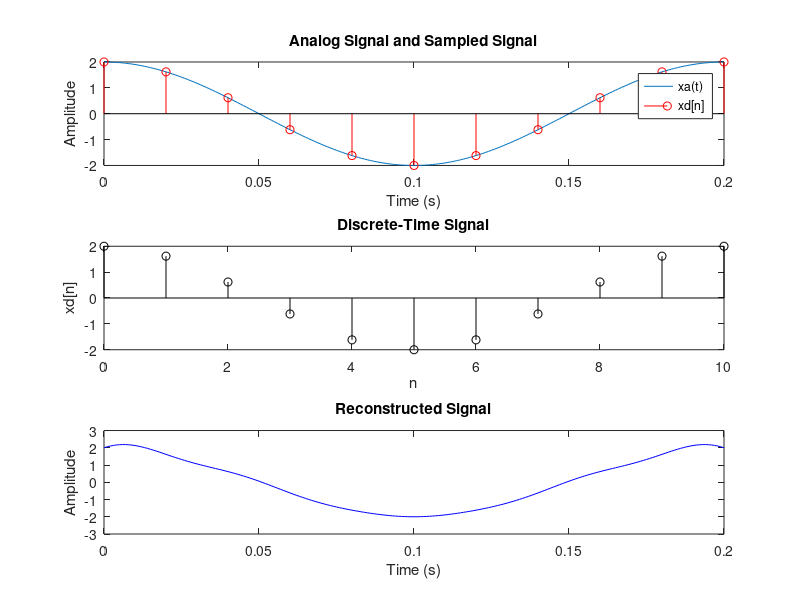
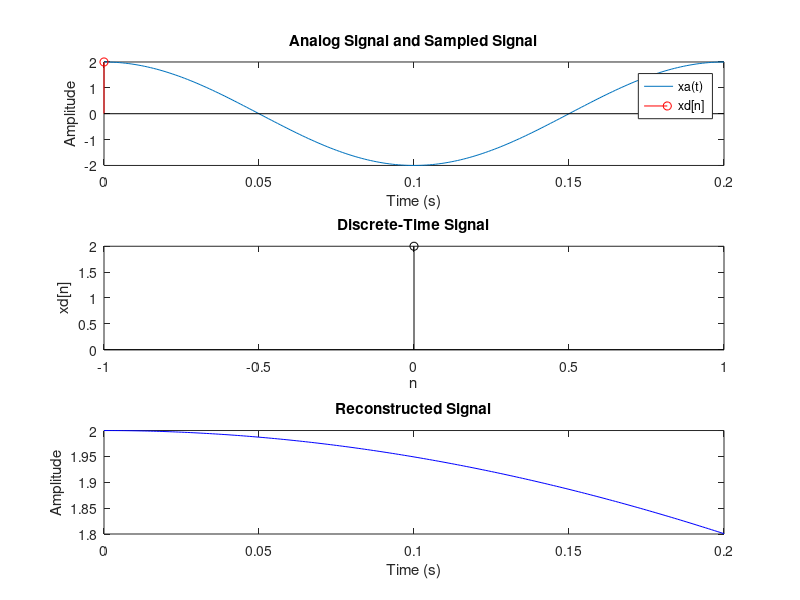

MATLAB code to generate these figures, in order:
%10
clc;
clear;
close all;

% Time for analog signal
t = 0:0.001:0.2;

% Input frequencies
f1 = input('Enter the input frequency1 = ');
f2 = input('Enter the input frequency2 = ');

% Analog signal
xa = cos(2*pi*f1*t) + cos(2*pi*f2*t);

% Sampling parameters
fm = max(f1, f2);
fs = 10 * fm;
ts = 1/fs;

% Discrete-time index
n = 0:round(0.2 * fs);

% Sampled signal
xd = cos(2*pi*f1*n*ts) + cos(2*pi*f2*n*ts);

% Plot analog and sampled signal
figure;
subplot(3,1,1);
plot(t, xa);
hold on;
stem(n*ts, xd, 'r');
hold off;
xlabel('Time (s)');
ylabel('Amplitude');
title('Analog Signal and Sampled Signal');
legend('xa(t)', 'xd[n]');

% Discrete-time signal
subplot(3,1,2);
stem(n, xd, 'k');
xlabel('n');
ylabel('xd[n]');
title('Discrete-Time Signal');

% Reconstruction using sinc interpolation
xr = zeros(size(t));
for k = 1:length(n)
    xr = xr + xd(k) * sinc((t - n(k)*ts)/ts);
end

% Reconstructed signal
subplot(3,1,3);
plot(t, xr, 'b');
xlabel('Time (s)');
ylabel('Amplitude');
title('Reconstructed Signal');





%0.25

clc;
clear;
close all;

% Time for analog signal
t = 0:0.001:0.2;

% Input frequencies
f1 = input('Enter the input frequency1 = ');
f2 = input('Enter the input frequency2 = ');

% Analog signal
xa = cos(2*pi*f1*t) + cos(2*pi*f2*t);

% Sampling parameters
fm = max(f1, f2);
fs = 0.25 * fm;
ts = 1/fs;

% Discrete-time index
n = 0:round(0.2 * fs);

% Sampled signal
xd = cos(2*pi*f1*n*ts) + cos(2*pi*f2*n*ts);

% Plot analog and sampled signal
figure;
subplot(3,1,1);
plot(t, xa);
hold on;
stem(n*ts, xd, 'r');
hold off;
xlabel('Time (s)');
ylabel('Amplitude');
title('Analog Signal and Sampled Signal');
legend('xa(t)', 'xd[n]');

% Discrete-time signal
subplot(3,1,2);
stem(n, xd, 'k');
xlabel('n');
ylabel('xd[n]');
title('Discrete-Time Signal');

% Reconstruction using sinc interpolation
xr = zeros(size(t));
for k = 1:length(n)
    xr = xr + xd(k) * sinc((t - n(k)*ts)/ts);
end

% Reconstructed signal
subplot(3,1,3);
plot(t, xr, 'b');
xlabel('Time (s)');
ylabel('Amplitude');
title('Reconstructed Signal');

